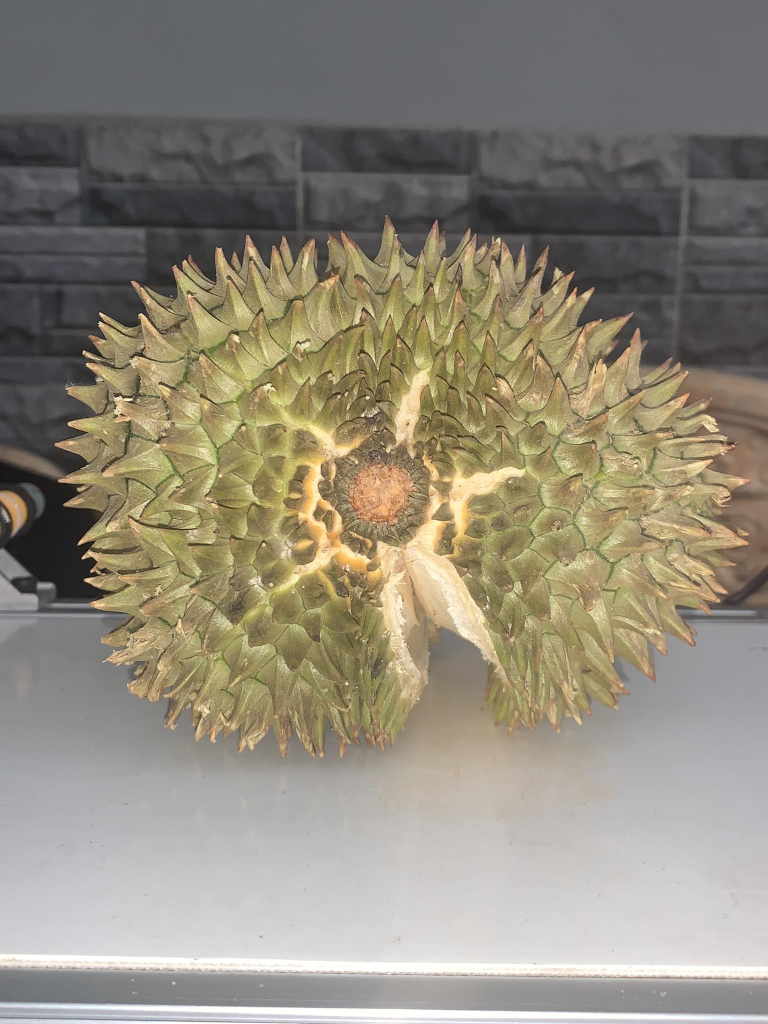
#> input picture Project Push Git/Image1/mui3.png, 1536 x 2048 px, found by its file name (shown at 1/2 size)
$ python ElipseTest.py
#> lines starting #> are read from the running program, lines starting #| are printed output that depends on the picture; after the words box and inside, x2 and y2 are one past the last pixel; in counts of white or black regions, pixels touching at a corner belong together
import cv2
import numpy as np

# Load the image from disk
img = cv2.imread("images/mui3.png")
#> img is the input picture: shape (2048, 1536, 3); mean B, G, R 123.3, 138, 144.5
img = cv2.resize(img,(300,400))
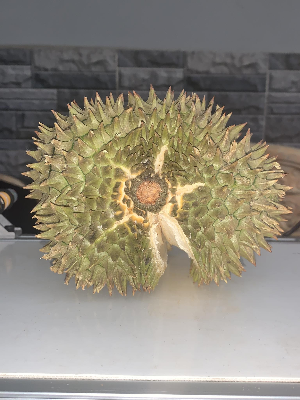
#> img: shape (400, 300, 3); mean B, G, R 123.2, 138, 144.5
# Check if the image is loaded successfully
if img is None:
    print("Error: Unable to load image.")
    exit()

framewidth = 640
frameheight = 480

def empty(a):
    pass

cv2.namedWindow("Parameters")
cv2.resizeWindow("Parameters", 640, 240)
# cv2.createTrackbar("Thershold1", "Parameters", 100, 255, empty)
# cv2.createTrackbar("Thershold2", "Parameters", 60, 255, empty)
cv2.createTrackbar("Area", "Parameters", 5000, 30000, empty)

def stackImages(scale, imgArray):
    rows = len(imgArray)
    cols = len(imgArray[0])
    rowsAvailable = isinstance(imgArray[0], list)
    width = imgArray[0][0].shape[1]
    height = imgArray[0][0].shape[0]
    if rowsAvailable:
        for x in range(0, rows):
            for y in range(0, cols):
                if imgArray[x][y].shape[:2] == imgArray[0][0].shape[:2]:
                    imgArray[x][y] = cv2.resize(imgArray[x][y], (0, 0), None, scale, scale)
                else:
                    imgArray[x][y] = cv2.resize(imgArray[x][y], (imgArray[0][0].shape[1], imgArray[0][0].shape[0]), None, scale, scale)
                if len(imgArray[x][y].shape) == 2:
                    imgArray[x][y] = cv2.cvtColor(imgArray[x][y], cv2.COLOR_GRAY2BGR)
        imageBlank = np.zeros((height, width, 3), np.uint8)
        hor = [imageBlank] * rows
        hor_con = [imageBlank] * rows
        for x in range(0, rows):
            hor[x] = np.hstack(imgArray[x])
        ver = np.vstack(hor)
    else:
        for x in range(0, rows):
            if imgArray[x].shape[:2] == imgArray[0].shape[:2]:
                imgArray[x] = cv2.resize(imgArray[x], (0, 0), None, scale, scale)
            else:
                imgArray[x] = cv2.resize(imgArray[x], (imgArray[0].shape[1], imgArray[0].shape[0]), None, scale, scale)
            if len(imgArray[x].shape) == 2:
                imgArray[x] = cv2.cvtColor(imgArray[x], cv2.COLOR_GRAY2BGR)
        hor = np.hstack(imgArray)
        ver = hor
    return ver

def getcoutours(img, imgContour):
    contours, hierachy = cv2.findContours(img, cv2.RETR_EXTERNAL, cv2.CHAIN_APPROX_SIMPLE)
    for cnt in contours:
        area = cv2.contourArea(cnt)
        print(area)
        areaMin = cv2.getTrackbarPos("Area", "Parameters")
        if area > areaMin:
            cv2.drawContours(imgContour, cnt, -1, (255, 0, 255), 7)
            peri = cv2.arcLength(cnt, True)
            approx = cv2.approxPolyDP(cnt, 0.02 * peri, True)
            x, y, w, h = cv2.boundingRect(approx)
            cv2.rectangle(imgContour, (x, y), (x + w, y + h), (0, 255, 0), 5)
            cv2.putText(imgContour, "Area: " + str(int(area)), (x + w + 40, y + 65), cv2.FONT_HERSHEY_COMPLEX, 0.7,
                        (0, 255, 0), 2)

while True:
    imgContour = img.copy()
    # Filter Image and Pre Processing Image
    imgblur = cv2.GaussianBlur(img, (7, 7), 1)
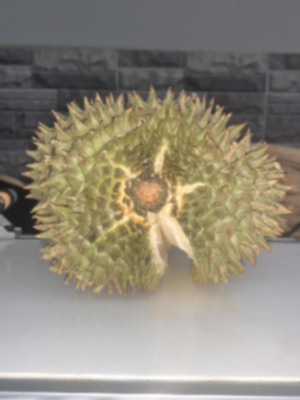
#> imgblur: shape (400, 300, 3); mean B, G, R 123.2, 137.9, 144.5
    gray = cv2.cvtColor(imgblur, cv2.COLOR_BGR2GRAY)
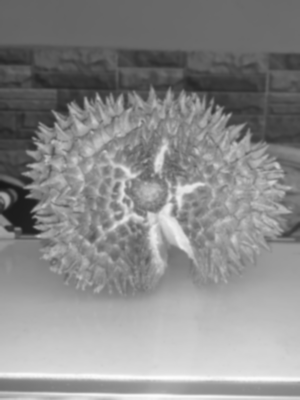
#> gray: shape (400, 300); min 23, max 253, mean 138.2
    # Adapte threshold img no need Detect thresh Manual
    output_adapthresh = cv2.adaptiveThreshold (gray,255, cv2.ADAPTIVE_THRESH_MEAN_C, cv2.THRESH_BINARY,51, 0)  #51
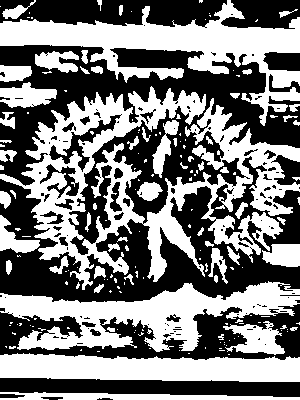
#> output_adapthresh: shape (400, 300); 48.3% white; 178 white regions (120 under 20 px)
    kernel = np.ones((3, 3), np.uint8)
    getcoutours(output_adapthresh , imgContour)
#> in getcoutours, `contours, hierachy = cv2.findContours(img, cv2.RETR_EXTERNAL, cv2.CHAI..`: contours = 176 contours, 133 with area under 20; largest, box (x1, y1, x2, y2) and area: (0, 86, 300, 290) 20548, (0, 0, 300, 126) 10457, (0, 281, 300, 352) 9186, (0, 353, 300, 382) 6594, (0, 392, 300, 400) 1206
#> in getcoutours, `area = cv2.contourArea(cnt)`: area = 1205.5
#| 1205.5
    imgstack = stackImages(0.8, ([img, gray, imgContour], [output_adapthresh, imgContour, gray]))
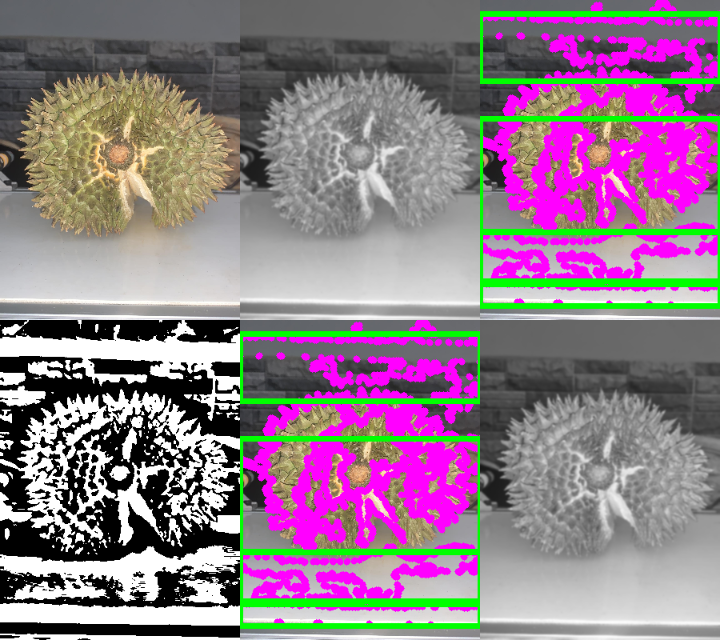
#> imgstack: shape (640, 720, 3); mean B, G, R 137.9, 124.3, 144.1

    cv2.imshow("Result Image", imgstack)
    if cv2.waitKey(1) & 0xFF == ord('q'):
#> (key q is pressed here)
        break

cv2.destroyAllWindows()

$ run again, with Project Push Git/Image1/TestFail.jpg saved as Project Push Git/Image1/mui3.png
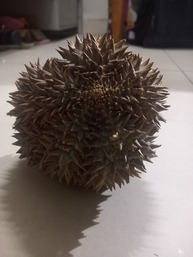
#> input picture Project Push Git/Image1/TestFail.jpg, 193 x 257 px, found by its file name
#> img is the input picture: shape (257, 193, 3); mean B, G, R 91.7, 96.7, 107.7
#> img: shape (400, 300, 3)
#> `output_adapthresh = cv2.adaptiveThreshold (gray,255, cv2.ADAPTIVE_THRE..`:
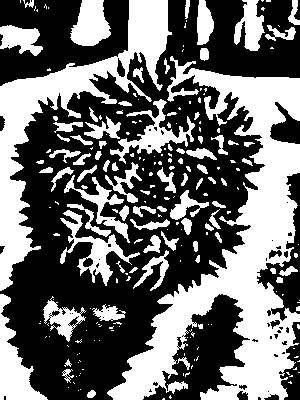
#> output_adapthresh: shape (400, 300); 42.3% white; 222 white regions (141 under 20 px)
#> contours = 222 contours, 157 with area under 20; largest, box (x1, y1, x2, y2) and area: (107, 56, 300, 400) 21729, (0, 0, 172, 291) 9780, (0, 294, 48, 400) 1820, (60, 210, 140, 286) 1344, (70, 0, 111, 46) 1252
#> area = 1.5
#| 1.5
#> `imgstack = stackImages(0.8, ([img, gray, imgContour], [output_adapthre..`:
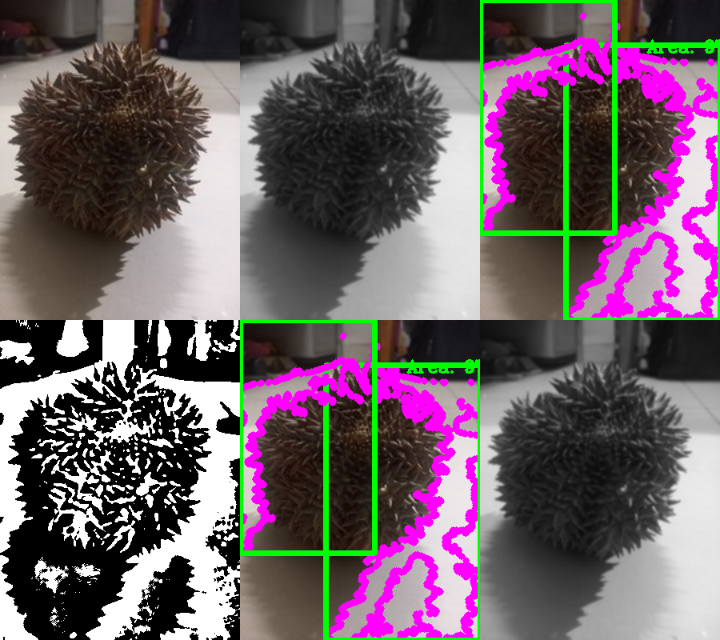
#> imgstack: shape (640, 720, 3); mean B, G, R 102.2, 95.1, 108.8

$ run again, with Project Push Git/Image1/img.jpg saved as Project Push Git/Image1/mui3.png
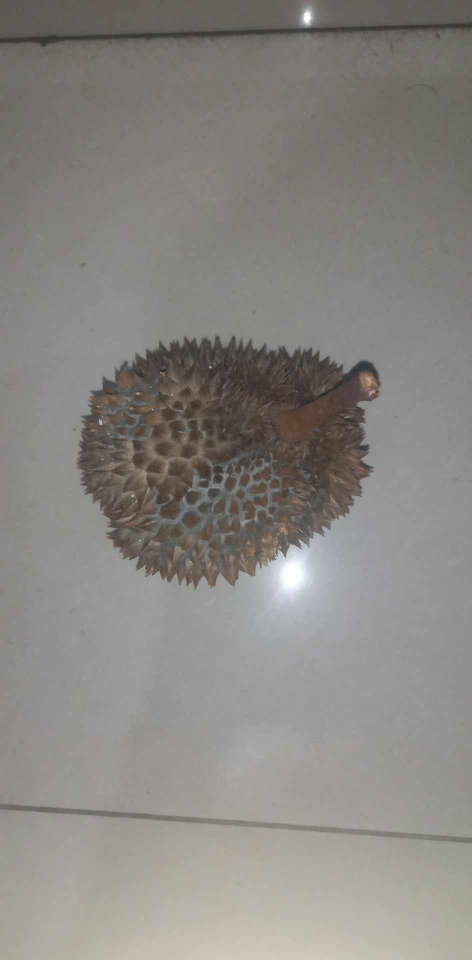
#> input picture Project Push Git/Image1/img.jpg, 943 x 1920 px, found by its file name (shown at 1/2 size)
#> img is the input picture: shape (1920, 943, 3); mean B, G, R 130.1, 134.2, 136.6
#> img: shape (400, 300, 3)
#> `output_adapthresh = cv2.adaptiveThreshold (gray,255, cv2.ADAPTIVE_THRE..`:
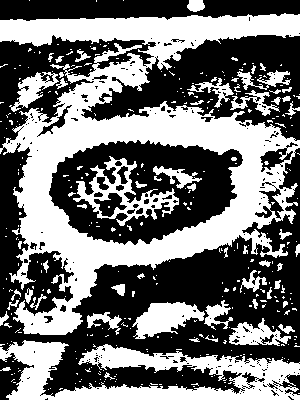
#> output_adapthresh: shape (400, 300); 45% white; 348 white regions (291 under 20 px)
#> contours = 312 contours, 280 with area under 20; largest, box (x1, y1, x2, y2) and area: (0, 13, 300, 335) 49152, (0, 340, 300, 400) 8398, (132, 302, 205, 339) 1428, (229, 318, 291, 346) 848, (9, 72, 59, 112) 714
#> area = 0
#| 0.0
#> `imgstack = stackImages(0.8, ([img, gray, imgContour], [output_adapthre..`:
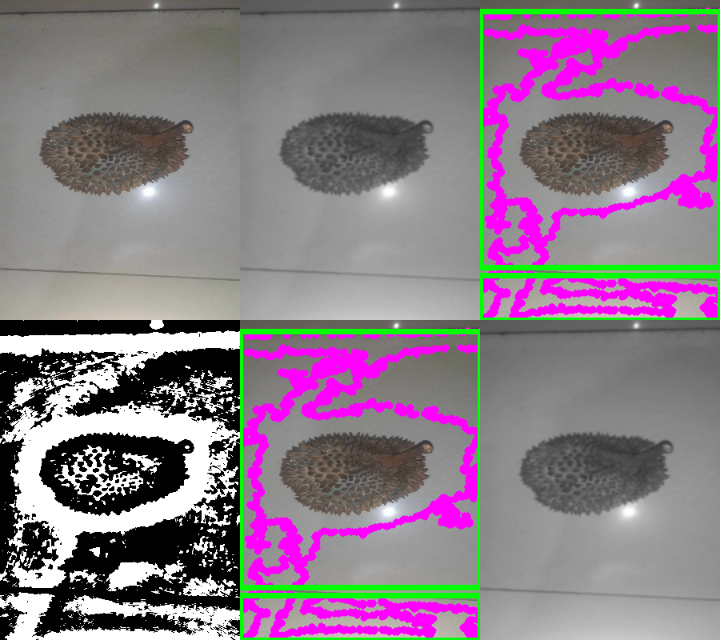
#> imgstack: shape (640, 720, 3); mean B, G, R 134.4, 122.7, 137
